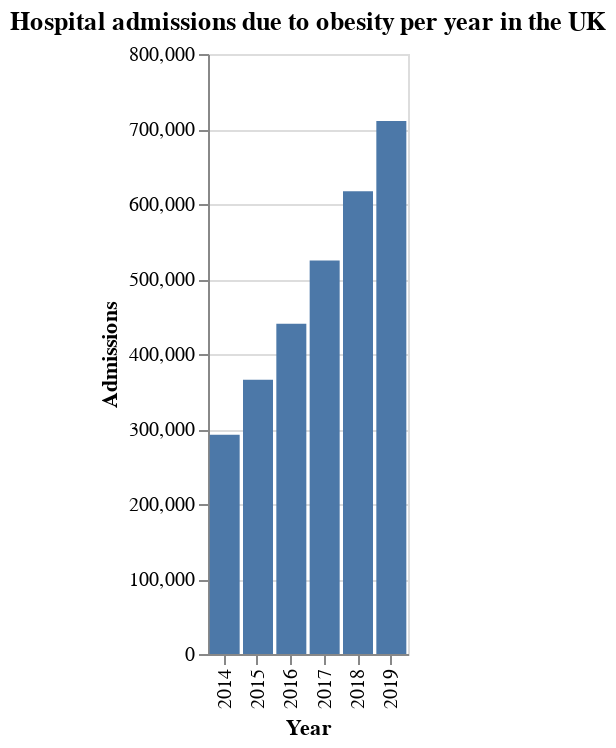

Source (notebook cell):
### Code cell
df_england_plot = alt.Chart(df_england).mark_bar().encode(
    alt.X("year:O", title="Year"),
    alt.Y("admissions_total:Q", title="Admissions"),
    tooltip = alt.Tooltip("admissions_total", format=",")

).properties(title="Hospital admissions due to obesity per year in the UK", width=100)
df_england_plot

### Figure 1 — Vega-Lite specification as saved in the notebook (floating-point values rounded to 4 significant figures)
{"config": {"view": {"continuousWidth": 300, "continuousHeight": 300}}, "data": {"name": "data-5901024b95ab323b5ff9f8e1e6989df2"}, "mark": {"type": "bar"}, "encoding": {"tooltip": {"field": "admissions_total", "format": ",", "type": "quantitative"}, "x": {"field": "year", "title": "Year", "type": "ordinal"}, "y": {"field": "admissions_total", "title": "Admissions", "type": "quantitative"}}, "title": "Hospital admissions due to obesity per year in the UK", "width": 100, "$schema": "https://vega.github.io/schema/vega-lite/v5.14.1.json", "datasets": {"data-5901024b95ab323b5ff9f8e1e6989df2": [{"region": "England", "admissions_total": 292404, "admissions_count_men": 99579, "admissions_count_women": 192795, "adm_per_100_000_all": 550.6, "adm_per_male": 381.0, "adm_per_female": 714.7, "year": 2014, "top_tier": true}, {"region": "England", "admissions_total": 365577, "admissions_count_men": 123423, "admissions_count_women": 242118, "adm_per_100_000_all": 678.7, "adm_per_male": 465.2, "adm_per_female": 885.8, "year": 2015, "top_tier": true}, {"region": "England", "admissions_total": 440288, "admissions_count_men": 149490, "admissions_count_women": 290747, "adm_per_100_000_all": 810.6, "adm_per_male": 558.4, "adm_per_female": 1056.0, "year": 2016, "top_tier": true}, {"region": "England", "admissions_total": 524725, "admissions_count_men": 175401, "admissions_count_women": 349279, "adm_per_100_000_all": 995.0, "adm_per_male": 710.0, "adm_per_female": 1281.0, "year": 2017, "top_tier": true}, {"region": "England", "admissions_total": 616961, "admissions_count_men": 208290, "admissions_count_women": 408630, "adm_per_100_000_all": 1159.0, "adm_per_male": 833.0, "adm_per_female": 1486.0, "year": 2018, "top_tier": true}, {"region": "England", "admissions_total": 710562, "admissions_count_men": 243565, "admissions_count_women": 466978, "adm_per_100_000_all": 1323.0, "adm_per_male": 963.1, "adm_per_female": 1685.0, "year": 2019, "top_tier": true}]}}
